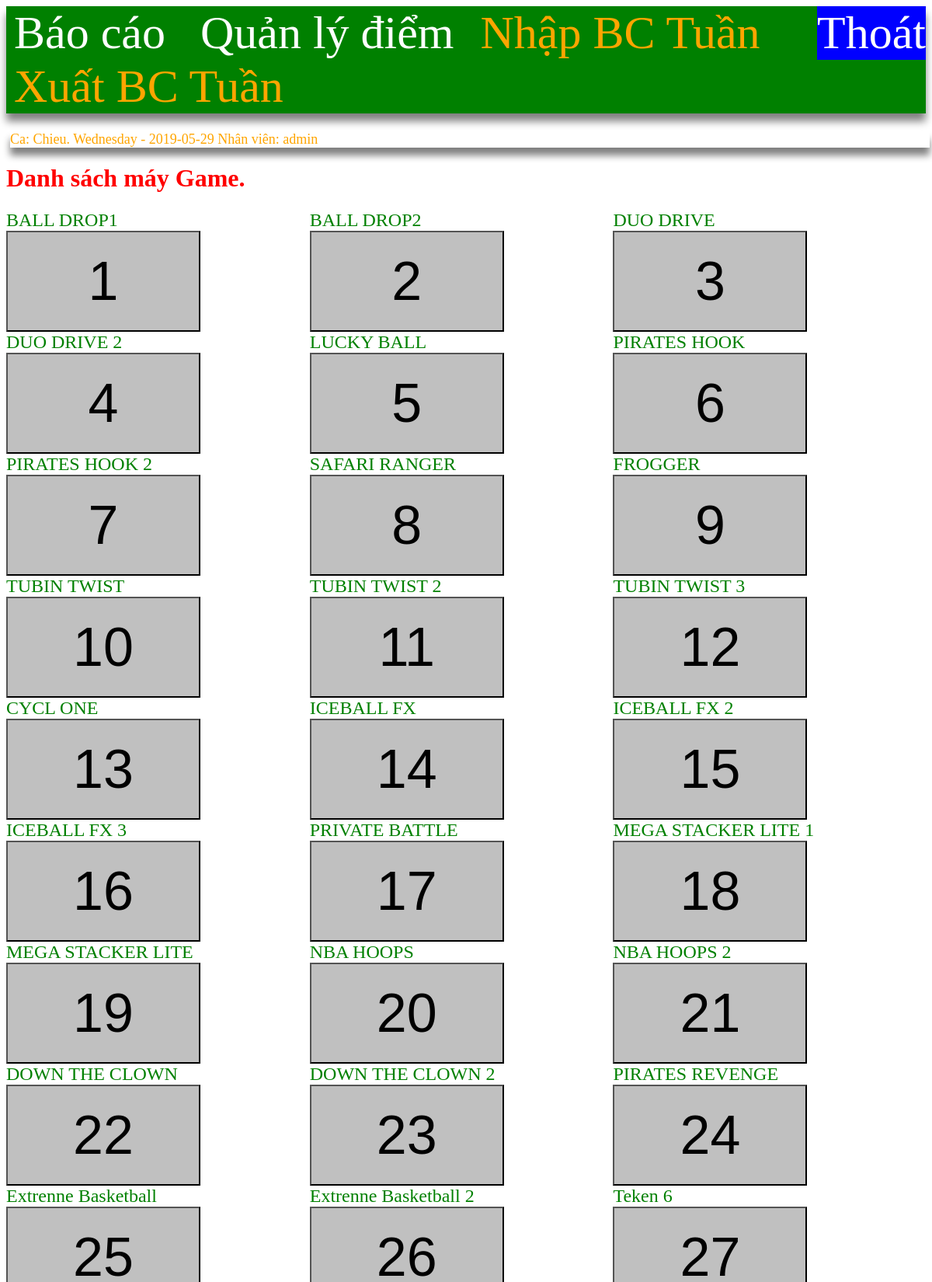
Page /trangchubaocao.php (upper part) on the committed database.
### tables this page shows
CREATE TABLE IF NOT EXISTS `tenmay` (
`id` int(11) NOT NULL,
  `name` varchar(100) NOT NULL,
  `thutu` int(11) DEFAULT NULL
);

### trangchubaocao.php (the view, shortened to what this page needs)
<?php
include "header.php" ;
$servername = "localhost";
$username = "root";
$password = "";
$dbname = "ticket";
$conn = new mysqli($servername, $username, $password, $dbname);
$sql = "SELECT * FROM Tenmay order by thutu";
$result = $conn->query($sql);
?>
<form name ="gameform" method="post" action="<?php echo htmlspecialchars($_SERVER["PHP_SELF"]);?>">
		<h1 style='color: Red;' >Danh sách máy Game.</h1>
<div class="productName">
<?php
if ($result->num_rows > 0) {
    while($row = $result->fetch_assoc()) {
    	?>
   <div class="maygame">
  		<?php echo   "<div style='color: Green; font-size: 24px;' >". $row["name"]  . "</div>" ?>
  		<input  style='width:250px;height: 130px; background-color: silver; font-size: 70px;' type='submit' name='btngame' value='<?php echo $row["thutu"] ?>' >
	</div>
  <?php  }} ?>
</div>
</form>
</body>
<?php include "footer.php"?>

### styles.css (style rules this page uses)
.productName { height: 400px; }
.maygame { float: left; width:33%; overflow: auto; }

### rows in the picture
tenmay: name "BALL DROP1", btngame "1"
tenmay: name "BALL DROP2", btngame "2"
tenmay: name "DUO DRIVE", btngame "3"
tenmay: name "DUO DRIVE 2", btngame "4"
tenmay: name "LUCKY BALL", btngame "5"
tenmay: name "PIRATES HOOK", btngame "6"
tenmay: name "PIRATES HOOK 2", btngame "7"
tenmay: name "SAFARI RANGER", btngame "8"
tenmay: name "FROGGER", btngame "9"
tenmay: name "TUBIN TWIST", btngame "10"
tenmay: name "TUBIN TWIST 2", btngame "11"
tenmay: name "TUBIN TWIST 3", btngame "12"
tenmay: name "CYCL ONE", btngame "13"
tenmay: name "ICEBALL FX", btngame "14"
tenmay: name "ICEBALL FX 2", btngame "15"
tenmay: name "ICEBALL FX 3", btngame "16"
tenmay: name "PRIVATE BATTLE", btngame "17"
tenmay: name "MEGA STACKER LITE 1", btngame "18"
tenmay: name "MEGA STACKER LITE", btngame "19"
tenmay: name "NBA HOOPS", btngame "20"
tenmay: name "NBA HOOPS 2", btngame "21"
tenmay: name "DOWN THE CLOWN", btngame "22"
tenmay: name "DOWN THE CLOWN 2", btngame "23"
tenmay: name "PIRATES REVENGE", btngame "24"
tenmay: name "Extrenne Basketball", btngame "25"
tenmay: name "Extrenne Basketball 2", btngame "26"
tenmay: name "Teken 6", btngame "27"

### other values in the picture
$Ca "Chieu"
$tennhanvien "admin"
